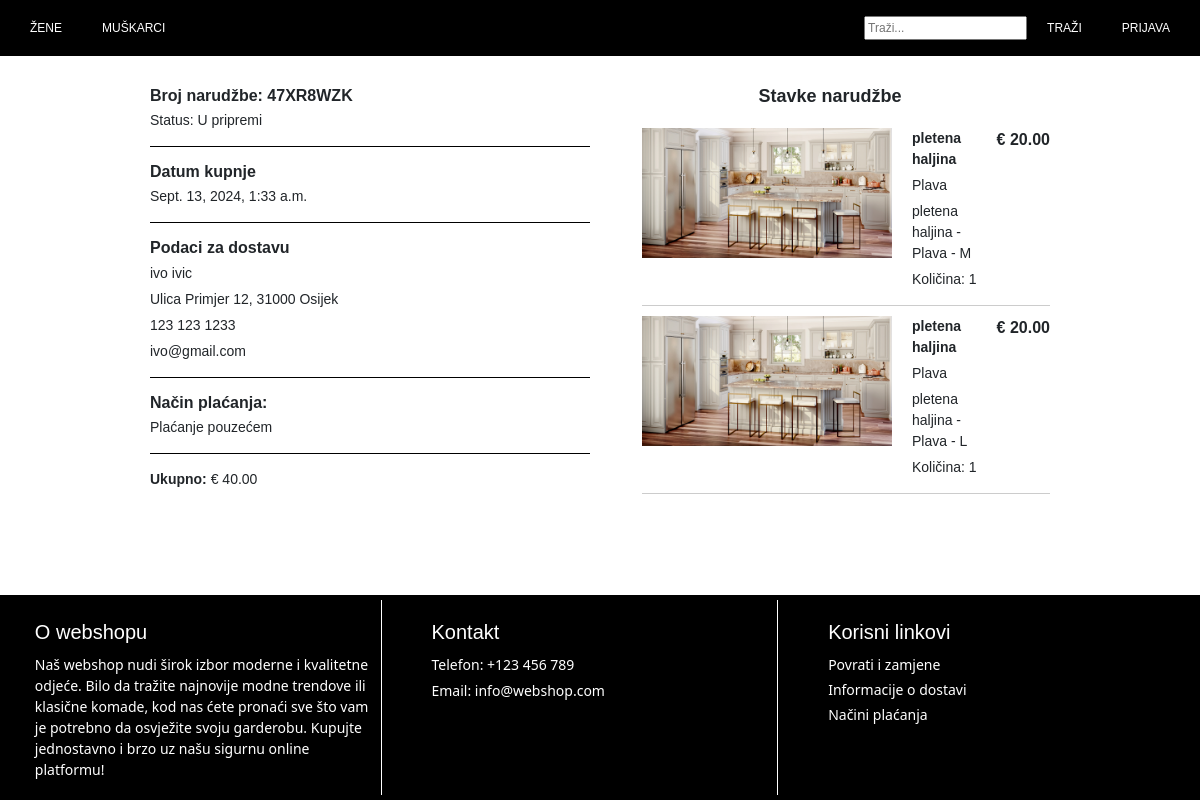
The app's page /webshop/order_details/3/ with its own data.
### webshop/models.py (models this page shows, shortened)
class Order(models.Model):
    STATUS_CHOICES = (
        ('IP', 'U pripremi'),
        ('SP', 'Poslano'),
        ('DL', 'Dostavljeno'),
        ('RE', 'Odbijeno'),
    )
    PAYMENT_METHOD_CHOICES = (
        ('PP', 'Plaćanje pouzećem'),
        ('IB', 'Internetsko bankarstvo'),
    )
    account = models.ForeignKey(Account, on_delete=models.CASCADE)
    date_ordered = models.DateTimeField(auto_now_add=True)
    status = models.CharField(max_length=2, choices=STATUS_CHOICES, default='IP')
    payment_method = models.CharField(max_length=2, choices=PAYMENT_METHOD_CHOICES)
    order_number = models.CharField(max_length=10, unique=True, default=generate_order_number, editable=False)
    items = models.ManyToManyField('OrderItem', related_name='order_items', blank=True)

class Account(models.Model):
    user = models.OneToOneField(User, on_delete=models.CASCADE)
    name = models.CharField(max_length=255)
    surname = models.CharField(max_length=255)
    phone = models.CharField(max_length=20)
    email = models.EmailField(unique=True)
    city = models.CharField(max_length=255)
    postal_number = models.CharField(max_length=255)
    street = models.CharField(max_length=255)
    house_number = models.CharField(max_length=255)
    iban = models.CharField(max_length=34, blank=True, null=True)
    bank = models.CharField(max_length=255, blank=True, null=True)

class OrderItem(models.Model):
    order = models.ForeignKey('Order', on_delete=models.CASCADE, related_name='items_in_order')
    product = models.ForeignKey(ProductVariation, on_delete=models.CASCADE)
    size = models.CharField(max_length=50, blank=True, null=True)
    quantity = models.PositiveIntegerField(default=1)
    def total_price(self):
        return self.quantity * self.product.product.price

class ProductVariation(models.Model):
    product = models.ForeignKey(Product, on_delete=models.CASCADE, related_name='variations')
    main_image = models.ImageField(upload_to='products/', blank=True, null=True)
    color = models.ForeignKey(Color, on_delete=models.CASCADE)
    sizes = models.ManyToManyField(Size, through='ProductVariationSize')

class Product(models.Model):
    category = models.ForeignKey(Category, on_delete=models.CASCADE)
    subcategory = models.ForeignKey(SubCategory, on_delete=models.CASCADE)
    name = models.CharField(max_length=255)
    slug = models.SlugField(unique=False, blank=True, null=True)
    price = models.DecimalField(max_digits=10, decimal_places=2)
    details = models.TextField()
    composition = models.TextField()
    origin = models.CharField(max_length=255)
    care_instructions = models.TextField()
    created_at = models.DateTimeField(default=timezone.now)
    reference_number = models.CharField(max_length=10, unique=True, default=generate_order_number, editable=False)

class Color(models.Model):
    name = models.CharField(max_length=100)

### webshop/views.py (the view)
# urls.py: path('order_details/<int:order_id>/', views.order_details_view, name='order_details'),
def order_details_view(request, order_id):
    order = get_object_or_404(Order, id=order_id)
    order_items = order.items_in_order.all()
    total_price = sum(item.total_price() for item in order_items)
    context = {
        'order': order,
        'order_items': order_items,
        'total_price': total_price,
    }
    return render(request, 'webshop/order_details.html', context)

### webshop/templates/webshop/order_details.html (shortened to what this page needs)
{% extends 'webshop/base.html' %}
{% load static %}
{% block extra_css %}
<link rel="stylesheet" href="{% static 'webshop/css/order_details.css' %}">
{% endblock %}
{% block content %}
<div class="order-details-container">
    <div class="order-details-info">
        <div>
            <h2><strong>Broj narudžbe:</strong> {{ order.order_number }}</h2>
            <p>Status: {{ order.get_status_display }}</p>
        </div>
        <div>
            <h2>Datum kupnje</h2>
            <p>{{ order.date_ordered }}</p>
        </div>
        <div>
            <h2>Podaci za dostavu</h2>
            <p>{{ order.account.name }} {{ order.account.surname }}</p>
            <p>{{ order.account.street }} {{ order.account.house_number }}, {{ order.account.postal_number }} {{ order.account.city }}</p>
            <p>{{ order.account.phone }}</p>
            <p>{{ order.account.email }}</p>
        </div>
        <div>
            <h2>Način plaćanja:</h2>
            <p>{{ order.get_payment_method_display }}</p>
        </div>
        <div>
            <p><strong>Ukupno:</strong> € {{ total_price }}</p>
        </div>
    </div>
    <div class="order-items">
        <h2>Stavke narudžbe</h2>
        <ul>
            {% for item in order_items %}
            <li class="order-item">
                <div class="order-item-image">
                    <img src="{{ item.product.main_image.url }}" alt="{{ item.product.product.name }}">
                </div>
                <div class="order-item-details">
                    <p><strong>{{ item.product.product.name }}</strong></p>
                    <p>{{ item.product.color.name }}</p>
                    <p>{{ item.size }}</p>
                    <p>Količina: {{ item.quantity }}</p>
                </div>
                <div class="order-item-actions">
                    <p><strong>€ {{ item.product.product.price }}</strong></p>
                </div>
            </li>
            {% endfor %}
        </ul>
    </div>
</div>
{% endblock %}

### webshop/static/webshop/css/base.css (style rules this page uses)
body { font-family: Arial, sans-serif; margin: 0; padding: 0; height: 100%; background-color: white; display: flex; flex-direction: column; min-height: 100vh; }

### webshop/static/webshop/css/order_details.css (style rules this page uses)
.order-details-container { width: 80%; margin: 0 auto; padding: 30px; display: flex; justify-content: space-between; }
.order-details-info { flex: 1; margin-right: 20px; }
.order-details-info div { margin-bottom: 15px; padding-bottom: 10px; border-bottom: 1px solid black; }
.order-details-info div:last-child { border-bottom: none; / }
.order-details-info h2 { font-size: 16px; font-weight: bold; margin-bottom: 5px; }
.order-details-info p { font-size: 14px; margin-bottom: 5px; }
.order-items { flex: 1; }
.order-items h2 { font-size: 18px; font-weight: bold; margin-bottom: 10px; text-align: center; }
.order-item { display: flex; border-bottom: 1px solid #ccc; padding: 10px 0; }
.order-item-image { margin-right: 20px; }
.order-item-image img { width: 250px; height: 250px; height: auto; }
.order-item-details { flex: 1; }
.order-item-actions { text-align: right; }
.order-item-details p { font-size: 14px; margin-bottom: 5px; / }
.order-item-actions p { font-size: 16px; font-weight: bold; }

### records on screen
Order: order_number "47XR8WZK", status "U pripremi", date_ordered "Sept. 13, 2024, 1:33 a.m.", account.name "ivo", account.surname "ivic", account.street "Ulica Primjer", account.house_number "12", account.postal_number "31000", account.city "Osijek", account.phone "123 123 1233", account.email "ivo@gmail.com", payment_method "Plaćanje pouzećem"
OrderItem: product.main_image (picture), product.product.name "pletena haljina", product.color.name "Plava", size "pletena haljina - Plava - M", quantity "1", product.product.price "20.00"
OrderItem: product.main_image (picture), product.product.name "pletena haljina", product.color.name "Plava", size "pletena haljina - Plava - L", quantity "1", product.product.price "20.00"

### other values on screen
{{ total_price }} "40.00"
